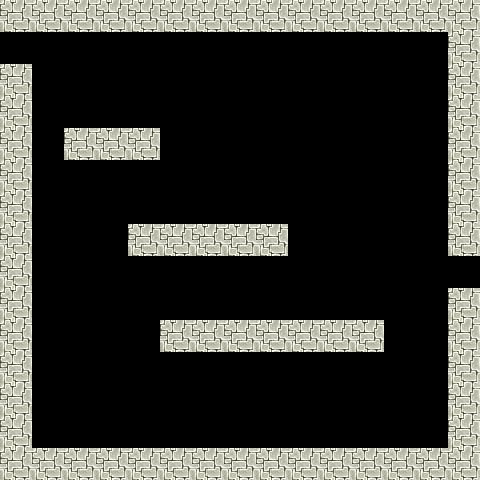

A level layout from a 2D game, rendered from its tile map. Below: a short description, then the map file with its tile-grid data intact:
An orthogonal 15x15 tile map with 32x32 px tiles, 1 tile layer (layer1).

<map version="1.0" orientation="orthogonal" renderorder="left-up" width="15" height="15" tilewidth="32" tileheight="32" nextobjectid="1">
 <tileset firstgid="1" name="1" tilewidth="32" tileheight="32" tilecount="2016" columns="32">
  <image source="../images/rpg_maker_vx_rtp_tileset_by_telles0808.png" width="1024" height="2016" />
 </tileset>
 <layer name="layer1" width="15" height="15">
  <data encoding="csv">
65,65,65,65,65,65,65,65,65,65,65,65,65,65,65,
0,0,0,0,0,0,0,0,0,0,0,0,0,0,65,
65,0,0,0,0,0,0,0,0,0,0,0,0,0,65,
65,0,0,0,0,0,0,0,0,0,0,0,0,0,65,
65,0,65,65,65,0,0,0,0,0,0,0,0,0,65,
65,0,0,0,0,0,0,0,0,0,0,0,0,0,65,
65,0,0,0,0,0,0,0,0,0,0,0,0,0,65,
65,0,0,0,65,65,65,65,65,0,0,0,0,0,65,
65,0,0,0,0,0,0,0,0,0,0,0,0,0,0,
65,0,0,0,0,0,0,0,0,0,0,0,0,0,65,
65,0,0,0,0,65,65,65,65,65,65,65,0,0,65,
65,0,0,0,0,0,0,0,0,0,0,0,0,0,65,
65,0,0,0,0,0,0,0,0,0,0,0,0,0,65,
65,0,0,0,0,0,0,0,0,0,0,0,0,0,65,
65,65,65,65,65,65,65,65,65,65,65,65,65,65,65
</data>
 </layer>
</map>
